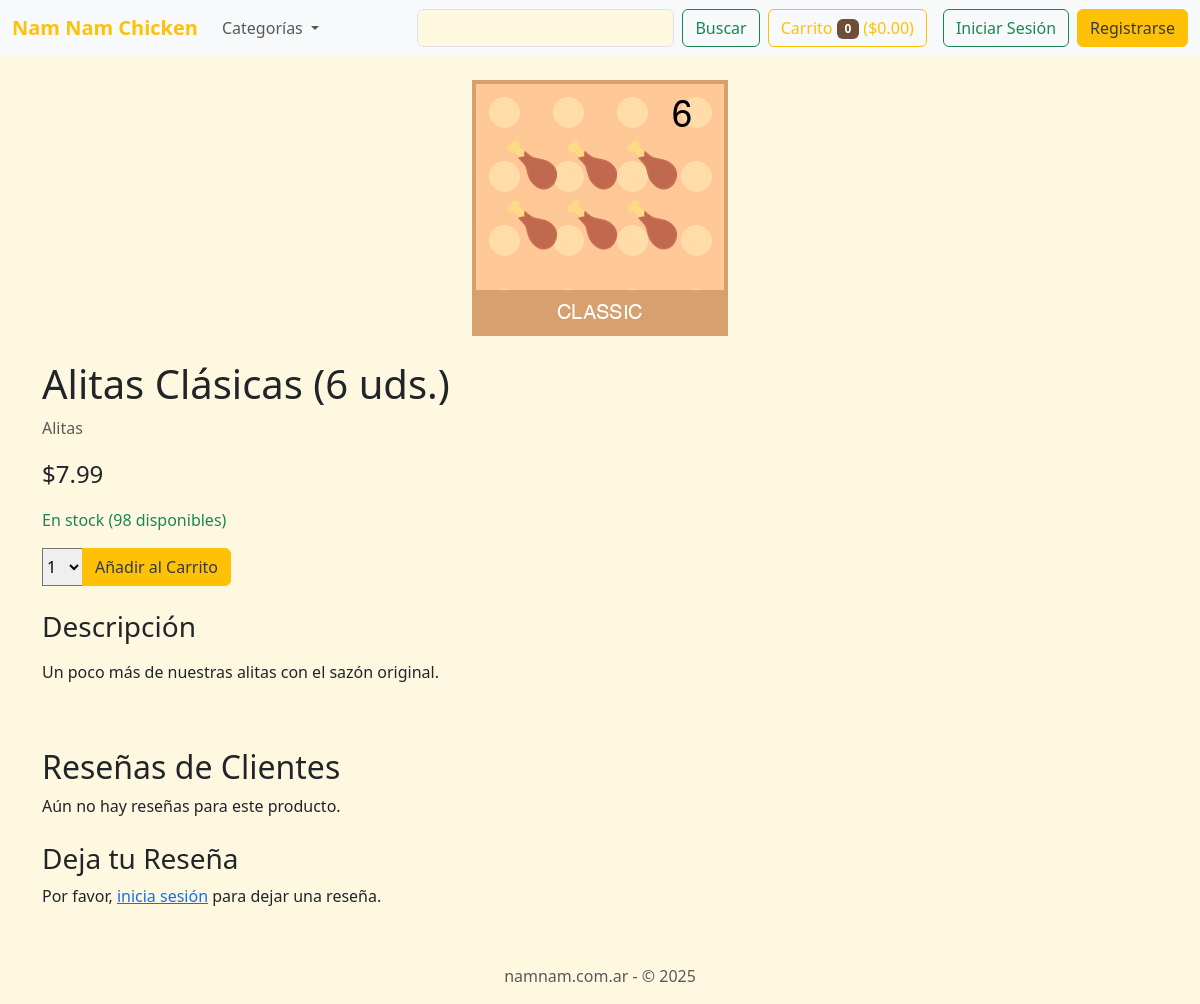
/2/alitas-clasicas-6-uds/, run on the app's committed database.
### shop/models.py (models this page shows, shortened)
class Product(models.Model):
    category = models.ForeignKey(Category,
                                 related_name='products',
                                 on_delete=models.CASCADE)
    name = models.CharField(max_length=200)
    slug = models.SlugField(max_length=200)
    image = models.ImageField(upload_to='products/%Y/%m/%d', blank=True)
    description = models.TextField(blank=True)
    price = models.DecimalField(max_digits=10, decimal_places=2)
    available = models.BooleanField(default=True)
    stock = models.PositiveIntegerField(default=0)
    average_rating = models.DecimalField(max_digits=3, decimal_places=2, default=0.00)
    total_reviews = models.PositiveIntegerField(default=0)
    created = models.DateTimeField(auto_now_add=True)
    updated = models.DateTimeField(auto_now=True)
    class Meta:
        ordering = ['name']
        indexes = [
            models.Index(fields=['id', 'slug']),
            models.Index(fields=['name']),
            models.Index(fields=['-created']),
        ]

class Category(models.Model):
    name = models.CharField(max_length=200)
    slug = models.SlugField(max_length=200, unique=True)
    class Meta:
        ordering = ['name']
        indexes = [
            models.Index(fields=['name']),
        ]
        verbose_name = 'category'
        verbose_name_plural = 'categories'
    def __str__(self):
        return self.name

### shop/views.py (the view)
# urls.py: path('<int:id>/<slug:slug>/', views.product_detail, name='product_detail'),
def product_detail(request, id, slug):
    product = get_object_or_404(Product,
                                id=id,
                                slug=slug,
                                available=True)
    cart_product_form = CartAddProductForm()
    reviews = product.reviews.all()
    if request.method == 'POST' and request.user.is_authenticated:
        existing_review = Review.objects.filter(product=product, user=request.user).first()
        if existing_review:
            review_form = ReviewForm(request.POST, instance=existing_review)
        else:
            review_form = ReviewForm(request.POST)
        if review_form.is_valid():
            new_review = review_form.save(commit=False)
            new_review.product = product
            new_review.user = request.user
            new_review.save()
            messages.success(request, 'Tu reseña ha sido enviada con éxito.')
            return redirect(product.get_absolute_url())
        else:
            messages.error(request, 'Hubo un error al enviar tu reseña. Por favor, verifica los datos.')
    else:
        if request.user.is_authenticated:
            existing_review = Review.objects.filter(product=product, user=request.user).first()
            if existing_review:
                review_form = ReviewForm(instance=existing_review)
            else:
                review_form = ReviewForm()
        else:
            review_form = ReviewForm()
    return render(request,
                  'shop/product/detail.html',
                  {'product': product,
                   'cart_product_form': cart_product_form,
                   'reviews': reviews,
                   'review_form': review_form})

### cart/forms.py
class CartAddProductForm(forms.Form):
    quantity = forms.TypedChoiceField(
        choices=PRODUCT_QUANTITY_CHOICES,
        coerce=int
    )
    update = forms.BooleanField(required=False,
                                initial=False,
                                widget=forms.HiddenInput)

### shop/forms.py
class ReviewForm(forms.ModelForm):
    rating = forms.ChoiceField(
        choices=[(i, str(i)) for i in range(1, 6)], # Choices 1 to 5
        widget=RadioSelect,
        label="Tu Calificación"
    )
    class Meta:
        model = Review
        fields = ['rating', 'comment']
        widgets = {
            'comment': forms.Textarea(attrs={'rows': 4}),
        }

### cart/cart.py (called while the page is built)
    def __len__(self):
        return sum(item['quantity'] for item in self.cart.values())

    def get_total_price(self):
        return sum(Decimal(item['price']) * item['quantity'] for item in self.cart.values())

### cart/context_processors.py (called while the page is built)
def cart(request):
    return {'cart': Cart(request)}

### shop/templates/shop/product/detail.html (shortened to what this page needs)
{% extends "shop/base.html" %}
{% block content %}
<div class="row">
    <div class="col-12 col-md-6 offset-md-3 text-center">
        {% if product.image %}
            <img src="{{ product.image.url }}" class="img-fluid" alt="{{ product.name }}">
        {% else %}
            <img src="https://via.placeholder.com/600x400.png?text=No+Image" class="img-fluid" alt="No image available">
        {% endif %}
    </div>
</div>
<div class="row mt-4">
    <div class="col-12">
        <h1>{{ product.name }}</h1>
        <p class="text-muted">{{ product.category }}</p>
        <p class="fs-4">${{ product.price }}</p>
        {% if product.available and product.stock > 0 %}
            <p class="text-success">En stock ({{ product.stock }} disponibles)</p>
            <div class="d-flex gap-2">
                <form action="{% url "cart:cart_add" product.id %}" method="post" class="d-flex">
                    <div class="input-group" style="max-width: 200px;">
                        {{ cart_product_form.quantity }}
                        <button class="btn btn-primary" type="submit">Añadir al Carrito</button>
                    </div>
                </form>
            </div>
        {% else %}
            <p class="text-danger">Agotado</p>
        {% endif %}
        <h3 class="mt-4">Descripción</h3>
        <p>{{ product.description|linebreaks }}</p>
    </div>
</div>
<div class="row mt-5">
    <div class="col-12">
        <h2>Reseñas de Clientes</h2>
        {% if reviews %}
            {% for review in reviews %}
                <div class="card mb-3">
                    <div class="card-body">
                        <h5 class="card-title">{{ review.user.username }} - {{ review.rating }} estrellas</h5>
                        <p class="card-text">{{ review.comment }}</p>
                        <p class="card-text"><small class="text-muted">{{ review.created_at|date:"d M Y" }}</small></p>
                    </div>
                </div>
            {% endfor %}
        {% else %}
            <p>Aún no hay reseñas para este producto.</p>
        {% endif %}
        <h3 class="mt-4">Deja tu Reseña</h3>
        {% if user.is_authenticated %}
            <form action="{% url "shop:product_detail" product.id product.slug %}" method="post">
                {% csrf_token %}
                <div class="mb-3">
                    <label for="{{ review_form.rating.id_for_label }}" class="form-label">Tu Calificación:</label>
                    <div>
                        {% for radio in review_form.rating %}
                            <div class="form-check form-check-inline">
                                {{ radio.tag }}
                                <label class="form-check-label" for="{{ radio.id_for_label }}">{{ radio.choice_label }}</label>
                            </div>
                        {% endfor %}
                    </div>
                    {% if review_form.rating.errors %}
                        <div class="text-danger">
                            {% for error in review_form.rating.errors %}
                                {{ error }}
                            {% endfor %}
                        </div>
                    {% endif %}
                </div>
                <div class="mb-3">
                    <label for="{{ review_form.comment.id_for_label }}" class="form-label">Tu Comentario:</label>
                    <textarea name="{{ review_form.comment.name }}" id="{{ review_form.comment.id_for_label }}" class="form-control" rows="4"></textarea>
                    {% if review_form.comment.errors %}
                        <div class="text-danger">
                            {% for error in review_form.comment.errors %}
                                {{ error }}
                            {% endfor %}
                        </div>
                    {% endif %}
                </div>
                <button type="submit" class="btn btn-primary">Enviar Reseña</button>
            </form>
        {% else %}
            <p>Por favor, <a href="{% url "users:login" %}">inicia sesión</a> para dejar una reseña.</p>
        {% endif %}
    </div>
</div>
{% endblock %}

### shop/static/shop/css/style.css (style rules this page uses)
:root { --bs-primary: #FFC107; --bs-secondary: #6F4E37; --bs-success: #28a745; --bs-info: #17a2b8; --bs-warning: #ffc107; --bs-danger: #dc3545; --bs-light: #f8f9fa; --bs-dark: #343a40; --bs-body-bg: #FFF8E1; }
html, body { height: 100%; }
body { display: flex; flex-direction: column; background-color: var(--bs-body-bg); background-image: url('/static/img/background.png'); background-size: cover; background-repeat: no-repeat; background-attachment: fixed; background-position: center center; }
.btn-primary { background-color: var(--bs-primary); border-color: var(--bs-primary); color: var(--bs-dark); }

### data on the page
Product: image (picture), name "Alitas Clásicas (6 uds.)", category "Alitas", price "7.99", stock "98", description "Un poco más de nuestras alitas con el sazón original."

### other printed values
{{ cart|length }} "0"
{{ cart.get_total_price|floatformat:2 }} "0.00"
